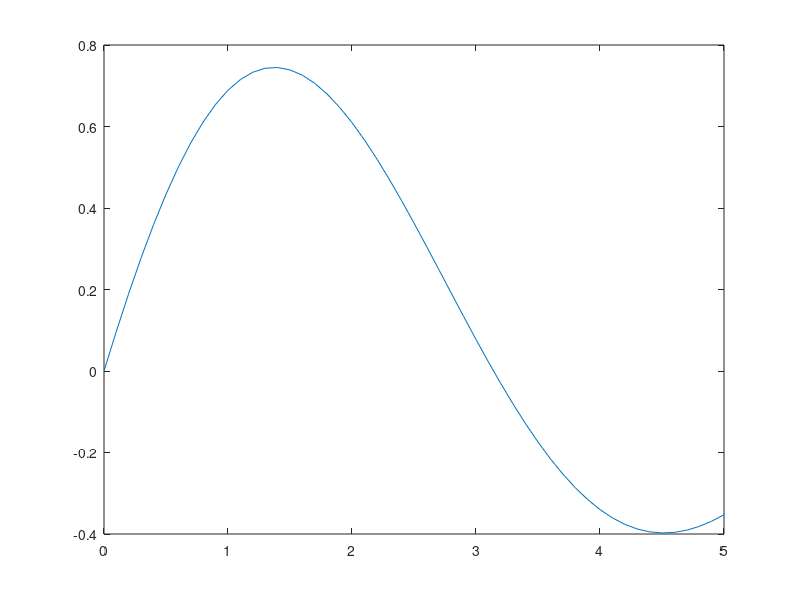

Here is the MATLAB script that generated this plot:
% Copyright 2015, Ashwin Srinath, All Rights Reserved
% LICENSE: MIT (http://opensource.org/licenses/MIT)
% (TL;DR) 
% You can do whatever you want
% with this code
% as long as you include the original copyright
% and license in their original sources.
% I don't guarantee that
% any of this code
% serves any purpose whatsoever.
%% Introduction
% In this document, we'll learn about Vectors and
% Matrices, the fundamental types of data in MATLAB

%% Vectors
% So far, we have used MATLAB to compute with numbers,
% i.e., _scalars_:

a = 2*5*sin(pi/4);
b = log(a);
disp(b)

%%
% You shouldn't be too impressed with any of this,
% it's nothing we can't do with an ordinary calculator.
% The _true_ power of MATLAB lies in its ability
% to operate on *vectors*. Here's how to create
% a vector:

temp = [14, 21, 27, 32, 37, 37, 34, 27];
disp(temp)

%%
% Vectors are created by putting a list of comma-separated
% values in square brackets.
% In our example, we _assign_ our vector to the name
% |temp| (the rules for vector assignment
% are the same as for scalars).
% We then _inspect_ the value of |temp| using
% |disp|. MATLAB gives us a pretty representation
% of our vector.
%
% Vectors are useful for a lot of different things.
% For instance, they can be used to hold a bunch
% of related values, e.g., readings from an experiment,
% student grades, patient heights, etc.,
% Incidentally, _our_ vector, |temp|, holds Google's
% prediction for the minimum temperature for the
% next eight days (that's why we named it |temp|!)

%%
% We can get the length or "size" of a vector,
% using |length|:
length(temp)

%%
% Having our values in a vector is really useful.
% We can compute the mean temperature:
mean(temp)

%%
% And even the maximum or minimum
max(temp)

%%
min(temp)

%% 
% We can even visualize how the minimum temperature
% will vary:
%%
plot(temp)

%%
% We hope you're convinced that MATLAB is a bit
% more useful than your average calculator!
% But lets move on and learn more about vectors:

%% Accessing Vector Values
%
% As we discussed, we can create vectors by
% putting comma-separated values in square
% brackets:
temp = [14, 21, 27, 32, 37, 37, 34, 27];

%%
% We often want to access specific values of 
% a vector. For instance, let's say we want
% only the temperature on the third day:

temp(3)

%%
% Here, |3| is called an _index_.

%%
% And don't forget, you can assign the
% extracted value to
% a variable:

temp_third = temp(3);
disp(temp_third)

%%
% You can also _change_ the value
% you access. Let's say we made
% a mistake in recording the temperature
% for the third day, to fix it:

temp(3) = 30.0;

%%
% Remember, in commands like this,
% we're not assigning the value
% on the right to a new name, we're
% _modifying_ an existing variable.
% This is also valid (and extremely useful!)
% use of the assignment (|=|) operator.

%%
% We can also get vector values for a 
% _range_ of indices. For this,
% we use the colon (|:|) operator
% For instance, if
% we wanted the temperatures for days
% 2 through 6:

temp(2:6)

%%
% The answer is, of course, a vector.
% It's a "slice" of our original
% vector |temp|.

%%
% The |end| keyword is useful when
% we want to refer to the last index.
% Examine how |end| is used in the
% following commands:

temp(end)

%%
temp(4:end)

%%
% Finally, you can provide a
% _stride_ to the range of indices.
% For instance, if we want
% every second temperature from day 1
% to day 7, we  can do

temp(1:2:7)

%%
% or if we want every _third_ temperature
% from day 1 to day 8:

temp(1:3:8)

%%
% The middle index is a _stride_ or _step_.
% The indices |(1:3:8)| can be read as
% "1 through 8 in steps of 3"

%%
% Strides can be negative also, and
% useful when we want to get values
% "backwards". Here is how to get
% the temperatures from day 6 to
% day 2, backwards:

temp(6:-1:2)

%%
% To compare, here are the "forward" values:

temp(2:6)

%% Sequences
% Here's an example of how we've been
% constructing vectors so far:

v = [1.2, 3.2, 7.6, 8.8];

%%
% Often, we want to _generate a
% sequence_ of numbers. For examaple, if we want
% the sequence 1,2,3,4,...10, we can
% do:

seq = 1:10;
disp(seq)

%%
% Note that this usage of the
% colon (|:|) operator here is different from the
% previous section. Make sure you understand
% this difference before moving on.

%%
% Of course, we don't have to start with |1|:

seq = 2:8;
disp(seq)

%%
% And our sequence can have a stride:

seq = 2:4:20;
disp(seq)

%%
% And, yes, strides can be negative:

seq = 18:-5:-10;
disp(seq)

%%
% We can even generate sequences of
% floating-point ("decimal") numbers:

seq = 0.5:0.2:2.5;
disp(seq)

%%
seq = 1.0:-0.1:0;
disp(seq)

%% Row and Column Vectors
%
% Vectors can be "long" or "tall". So far, we've
% been working with "long" vectors:

yoshi_times = [22.2, 21.7, 23.4, 32.6, 18.0];
disp(yoshi_times)

%%
% We can also create "tall" vectors:

koopa_times = [22.4; 23.6; 24.4; 20.9; 19.0];
disp(koopa_times)

%%
% We can switch between "long" and "tall" vectors
% using the _transpose_ (|'|) operator:

disp(yoshi_times')

%%
% The length of |yoshi_times| and |yoshi_times'|
% is the same:

length(yoshi_times)

%%
length(yoshi_times')

%%
% But they have different _sizes_:

size(yoshi_times)

%%

size(yoshi_times')

%%
% "Long" vectors are called row vectors,
% and "tall" vectors are called column vectors.
% Remember, columns (in architecture), are "tall".
% They are both specific cases of _matrices_, which
% we will study in the following section.


%% Matrices
% So far, we've dealt with _scalars_ (single numbers),
% and _vectors_ (a collection of scalars):
yoshi_times = [22.2, 21.7, 23.4, 32.6, 18.0];
koopa_times = [22.4, 23.6, 24.4, 20.9, 19.0];

%%
% |yoshi_times| and |koopa_times| record the
% lap times of "yoshi" and "koopa" in a
% five-lap race.

%%
% We can "stack" these timings like so:

race_times = [yoshi_times; koopa_times];
disp(race_times)

%%
% What we get is a sort of "table" of numbers.
% The first row is |koopa_times| and
% the second is |yoshi_times|. This "table"
% is called a _matrix_.
% Let's check it's |size|:

size(race_times)

%%
% MATLAB reports the "size" of a matrix
% as [rows, columns]. The first number
% indicates the number of rows, and the second
% indicates the number of columns.

%% Accesing Matrix Values
%
% To experiment with matrices, let's create
% a "magic matrix of 10 rows and 10 columns":
% 
M = magic(10);

%% 
% As with vectors, we often want
% to extract a single value from a matrix.
% We do this by supplying _two_ indices:

M(2, 4)

%%
% The above command selects the value
% sitting on the second row and fourth column
% of our matrix

%%
% We can also extract an entire
% row of values:

M(3, :)

%%
% The index |(3, :)| selects the values
% sitting on the _third_ row, and _all_ columns -
% effectively, the entire row
% 
% What if we only wanted a handful of values
% from the third row?

M(3, 2:6)

%%
% The index |(3, 2:6)| selects the
% values sitting on the third row, and
% columns 2 through 6.

%%
% We can also select _multiple_ rows:

M(1:4, :)

%%
% Or columns:
M(:, 2:7)

%%
% To select a _submatrix_, we provide
% ranges in both dimensions:
M(4:6, 5:7)

%%
% We can also provide strides
% in either dimension:
M(2:2:end, 5)

%%
% Again, we can use the assignment
% operator to _modify_ rows or columns:

M(:, 2:7) = 0.0;
disp(M)

%%
% Let's go back to the data
% from our kart-race:
yoshi_times = [22.2, 21.7, 23.4, 32.6, 18.0];
koopa_times = [22.4, 23.6, 24.4, 20.9, 19.0];
race_times = [yoshi_times; koopa_times]
%%
% 1. Displace race_times with the lap timings as columns (not rows)
% 2. Extract only |yoshi|'s lap times
% 3. Extract both |yoshi| and |koopa|'s lap times for lap 4
% 4. sum(v) sums the element of a *vector*, can you
% figure out who won the race?

%% Generating Matrices
% We've seen that we can create
% matrices by hand:
M = [1, 2, 3; 5, 6.2, 8; 2, 2, 2];

%%
% And we've used |magic| like so:

M = magic(5);

%%
% There are other _functions_ like |magic|
% that we can use to generate matrices.
zeros(5)

%%
ones(6)

%%
ones(3,2)

%%
eye(5)

%%
eye(5) + ones(5)

%%
rand(3,5)

%% Matrix Dimensions
% As we saw, |size(M)| gives
% the number of rows and columns of
% a matrix, i.e., its _dimensions_.
% As with vectors, we can use
% the transpose operator (|'|)
% to flip a matrix's dimensions:

x = rand(2, 5);
disp(x)

%%
disp(x')

%% Arithmetic with Vectors and Matrices

%%
% Vectors and Matrices can be multiplied
% freely with scalars:

M = ones(5);
M = 2*M;
disp(M)

%%
t = 0:0.1:1;
m = -0.2*t;
disp(m)

%%
% To do *elementwise* operations between
% to vectors and matrices, they need to
% be the same shape:

%%
a = [0.6, 0.2, 0.8];
b = [2, 3, 2];
c = a + b;
disp(c)

%%
c = a - b

%%
c = a.*b

%%
c = a.^b

%%
M = ones(3)*2;
B = rand(3);
disp(B)

%%
C = M+B

%%
C = M.*B

%%
% Elementwise multiplication and exponentiation
% are done using the |.*| and |.^| operator
%
% Again, elementwise operations don't work
% for incompatible dimensions/sizes:
%
%  a = [0.6, 0.2, 0.8];
%  b = [1., 2.]
%  a.*b
%
%  a = [0.6, 0.2, 0.8];
%  b = [1., 2., 1.]';
%  a.*b

%%
% Elementwise operations are great for
% evaluating mathematical formulae.
% For instance, here's the formula
% for a damped spring:
%
% $y = e^{-0.2t}sin(t)$
%
% Let's say we wanted to evaluate
% $y$ for $t$ between 0 and 5:

t = 0:0.1:5;
y = exp(-0.2*t).*sin(t);
disp(y)

%%
plot(t, y)

%%
% Finally, and this is a big idea: 
% The "normal" |*| and |^| operators
% (i.e., without a _dot_) are reserved
% for multiplication and exponentiation
% in a _linear algebra_ context.
% You can only multiply a matrix of
% size [M, N] by a matrix sized [N, P]
% (the number of columns of the first
% must equal the number of rows of the
% second). See:
% 
% https://www.youtube.com/watch?v=XZ3HXhvqa8g
%
% to understand Matrix Multiplication

A = [3, 4; 1, 2; 0, 1];
B = [1, 4, 5; 2, 0, 3.];

disp(A*B)

%%
b = [1; 2];
disp(A*b)

